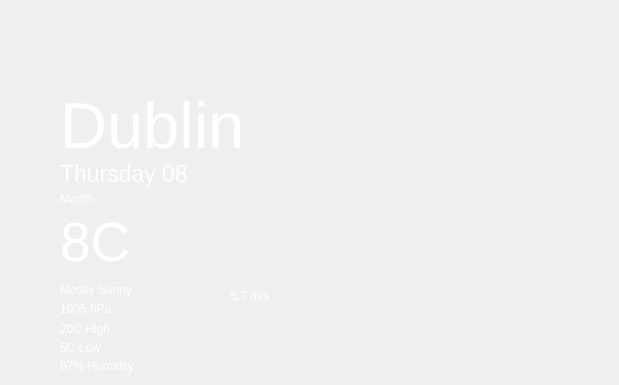
    <widget class="QWidget" name="forecast1Page">
     <widget class="QLabel" name="tempPage1">
      <property name="geometry">
       <rect>
        <x>60</x>
        <y>206</y>
        <width>110</width>
        <height>71</height>
       </rect>
      </property>
      <property name="font">
       <font>
        <pointsize>41</pointsize>
       </font>
      </property>
      <property name="styleSheet">
       <string notr="true">background-color: none;
color: white;</string>
      </property>
      <property name="text">
       <string>8C</string>
      </property>
     </widget>
     <widget class="QLabel" name="datePage1">
      <property name="geometry">
       <rect>
        <x>60</x>
        <y>148</y>
        <width>181</width>
        <height>51</height>
       </rect>
      </property>
      <property name="font">
       <font>
        <pointsize>17</pointsize>
       </font>
      </property>
      <property name="styleSheet">
       <string notr="true">background-color: none;
color: white;</string>
      </property>
      <property name="text">
       <string>Thursday 08</string>
      </property>
     </widget>
     <widget class="QLabel" name="monthPage1">
      <property name="geometry">
       <rect>
        <x>60</x>
        <y>189</y>
        <width>141</width>
        <height>20</height>
       </rect>
      </property>
      <property name="styleSheet">
       <string notr="true">background-color: none;
color: white;</string>
      </property>
      <property name="text">
       <string>Month</string>
      </property>
     </widget>
     <widget class="QLabel" name="weatherIconPage1">
      <property name="geometry">
       <rect>
        <x>190</x>
        <y>160</y>
        <width>96</width>
        <height>96</height>
       </rect>
      </property>
      <property name="styleSheet">
       <string notr="true">background-color: none;</string>
      </property>
      <property name="text">
       <string/>
      </property>
     </widget>
     <widget class="QLabel" name="cityPage1">
      <property name="geometry">
       <rect>
        <x>60</x>
        <y>90</y>
        <width>550</width>
        <height>71</height>
       </rect>
      </property>
      <property name="font">
       <font>
        <pointsize>49</pointsize>
       </font>
      </property>
      <property name="styleSheet">
       <string notr="true">background-color: none;
color: white;</string>
      </property>
      <property name="text">
       <string>Dublin</string>
      </property>
     </widget>
     <widget class="QLabel" name="tempHighPage1">
      <property name="geometry">
       <rect>
        <x>60</x>
        <y>319</y>
        <width>141</width>
        <height>20</height>
       </rect>
      </property>
      <property name="styleSheet">
       <string notr="true">background-color: none;
color: white;</string>
      </property>
      <property name="text">
       <string>20C High</string>
      </property>
     </widget>
     <widget class="QLabel" name="tempLowPage1">
      <property name="geometry">
       <rect>
        <x>60</x>
        <y>338</y>
        <width>140</width>
        <height>20</height>
       </rect>
      </property>
      <property name="styleSheet">
       <string notr="true">background-color: none;
color: white;</string>
      </property>
      <property name="text">
       <string>5C Low</string>
      </property>
     </widget>
     <widget class="QLabel" name="descriptionPage1">
      <property name="geometry">
       <rect>
        <x>60</x>
        <y>280</y>
        <width>141</width>
        <height>20</height>
       </rect>
      </property>
      <property name="styleSheet">
       <string notr="true">background-color: none;
color: white;</string>
      </property>
      <property name="text">
       <string>Mostly Sunny</string>
      </property>
     </widget>
     <widget class="QLabel" name="pressurePage1">
      <property name="geometry">
       <rect>
        <x>60</x>
        <y>299</y>
        <width>141</width>
        <height>20</height>
       </rect>
      </property>
      <property name="styleSheet">
       <string notr="true">background-color: none;
color: white;</string>
      </property>
      <property name="text">
       <string>1005 hPa</string>
      </property>
     </widget>
     <widget class="QLabel" name="humidityPage1">
      <property name="geometry">
       <rect>
        <x>60</x>
        <y>356</y>
        <width>141</width>
        <height>20</height>
       </rect>
      </property>
      <property name="styleSheet">
       <string notr="true">background-color: none;
color: white;</string>
      </property>
      <property name="text">
       <string>87% Humidity</string>
      </property>
     </widget>
     <widget class="QLabel" name="windSpeedPage1">
      <property name="geometry">
       <rect>
        <x>230</x>
        <y>280</y>
        <width>90</width>
        <height>31</height>
       </rect>
      </property>
      <property name="styleSheet">
       <string notr="true">background-color: none;
color: white;</string>
      </property>
      <property name="text">
       <string>5.7 m/s </string>
      </property>
     </widget>
     <widget class="QLabel" name="windIconPage1">
      <property name="geometry">
       <rect>
        <x>200</x>
        <y>280</y>
        <width>30</width>
        <height>30</height>
       </rect>
      </property>
      <property name="styleSheet">
       <string notr="true">background-color: none;
</string>
      </property>
      <property name="text">
       <string/>
      </property>
     </widget>
    </widget>
